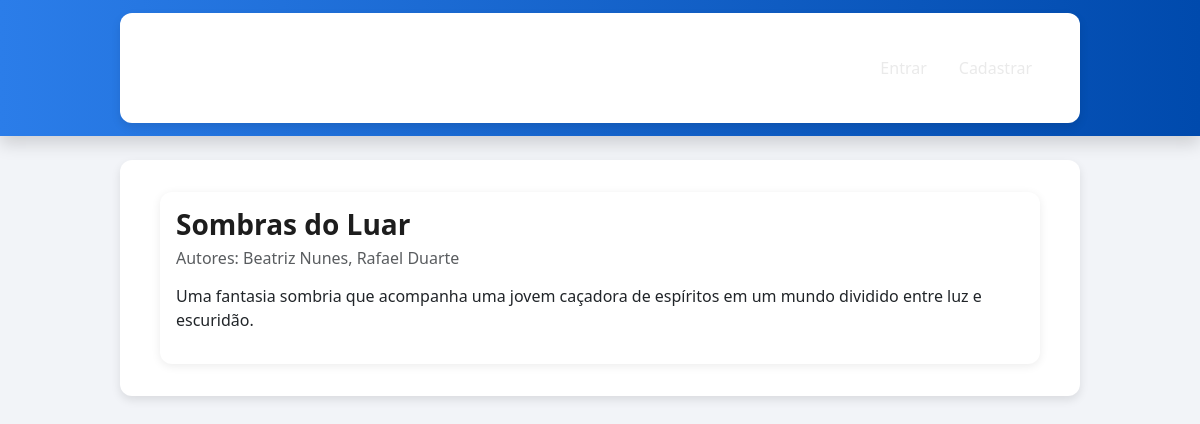
The page /project/11 on the database its author committed.
### models.py (models this page shows)
class Project(db.Model):
    __tablename__ = 'project'
    id = db.Column(db.Integer, primary_key=True)
    title = db.Column(db.String(255), nullable=False)
    description = db.Column(db.Text, nullable=False)
    created_at = db.Column(db.DateTime, default=datetime.utcnow)
    file_path = db.Column(db.String(255))
    authors_text = db.Column(db.String(255))  # texto livre com nome dos autores
    authors = db.relationship('User', secondary=author_project, back_populates='projects')
    favorites = db.relationship('Favorite', back_populates='project', cascade='all, delete-orphan')

### app.py (the view)
    @app.route('/project/<int:project_id>')
    def project_detail(project_id):
        project = Project.query.get_or_404(project_id)
        is_fav = False
        if current_user.is_authenticated:
            is_fav = Favorite.query.filter_by(user_id=current_user.id, project_id=project.id).first() is not None
        return render_template('project_detail.html', project=project, is_fav=is_fav)

### templates/project_detail.html (shortened to what this page needs)
{% extends "base.html" %}
{% block content %}
<div class="card">
  <div class="card-body">
    <h3>{{ project.title }}</h3>
    <h6 class="text-muted">Autores: {{ project.authors_text }}</h6>
    <p class="mt-3">{{ project.description }}</p>
  </div>
</div>
{% endblock %}

### static/css/style.css (style rules this page uses)
* { margin: 0; padding: 0; box-sizing: border-box; }
body { font-family: "Poppins", "Segoe UI", Arial, sans-serif; background-color: #f2f4f8; color: #333; min-height: 100vh; }
h1, h2, h3 { font-weight: 600; color: #1d1d1d; }
.card { border: none; border-radius: 12px; box-shadow: 0 2px 10px rgba(0,0,0,0.08); transition: transform 0.2s ease; }

### rows shown on the page
Project: title "Sombras do Luar", authors_text "Beatriz Nunes, Rafael Duarte", description "Uma fantasia sombria que acompanha uma jovem caçadora de espíritos em um mundo dividido entre luz e escuridão."
